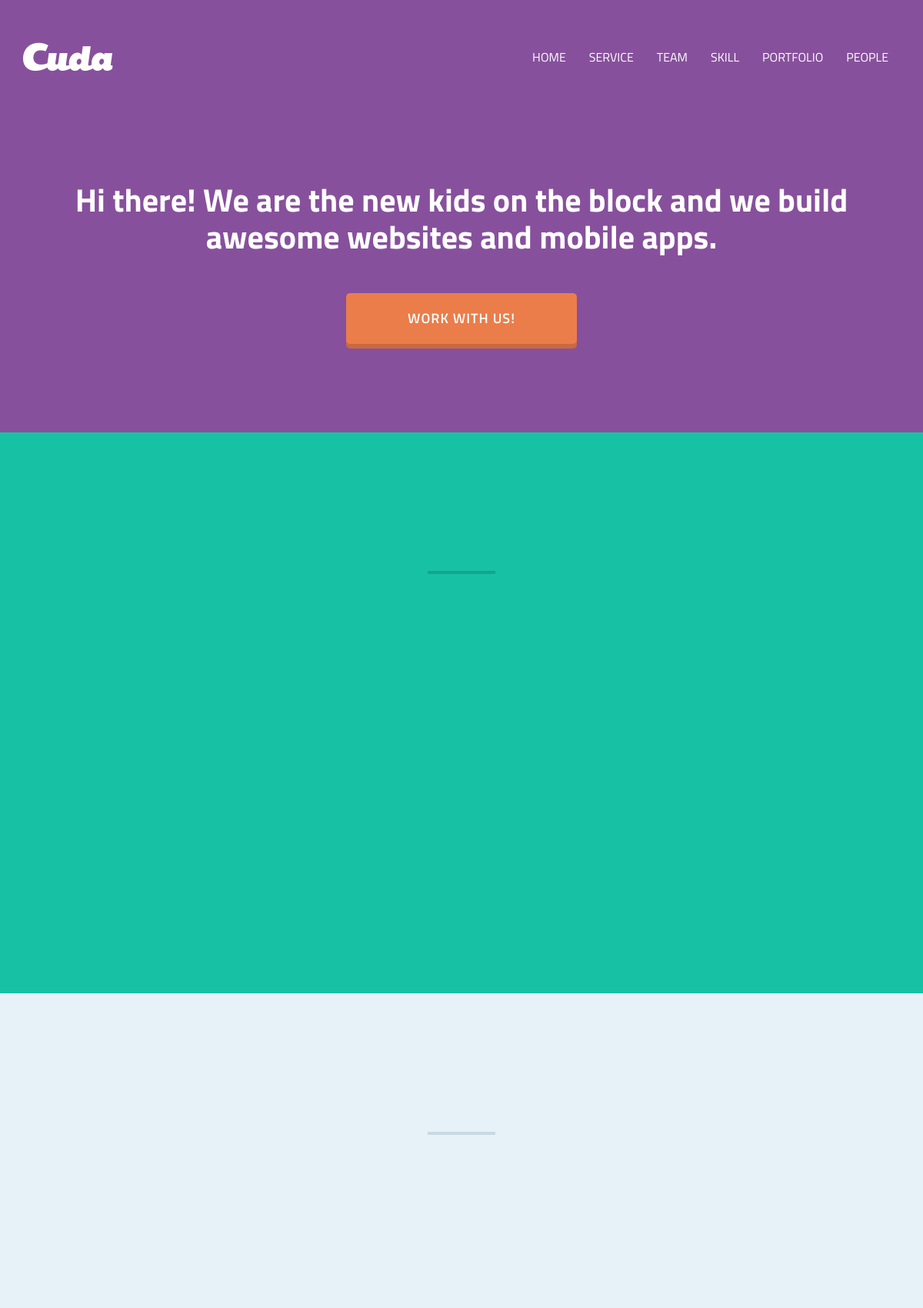
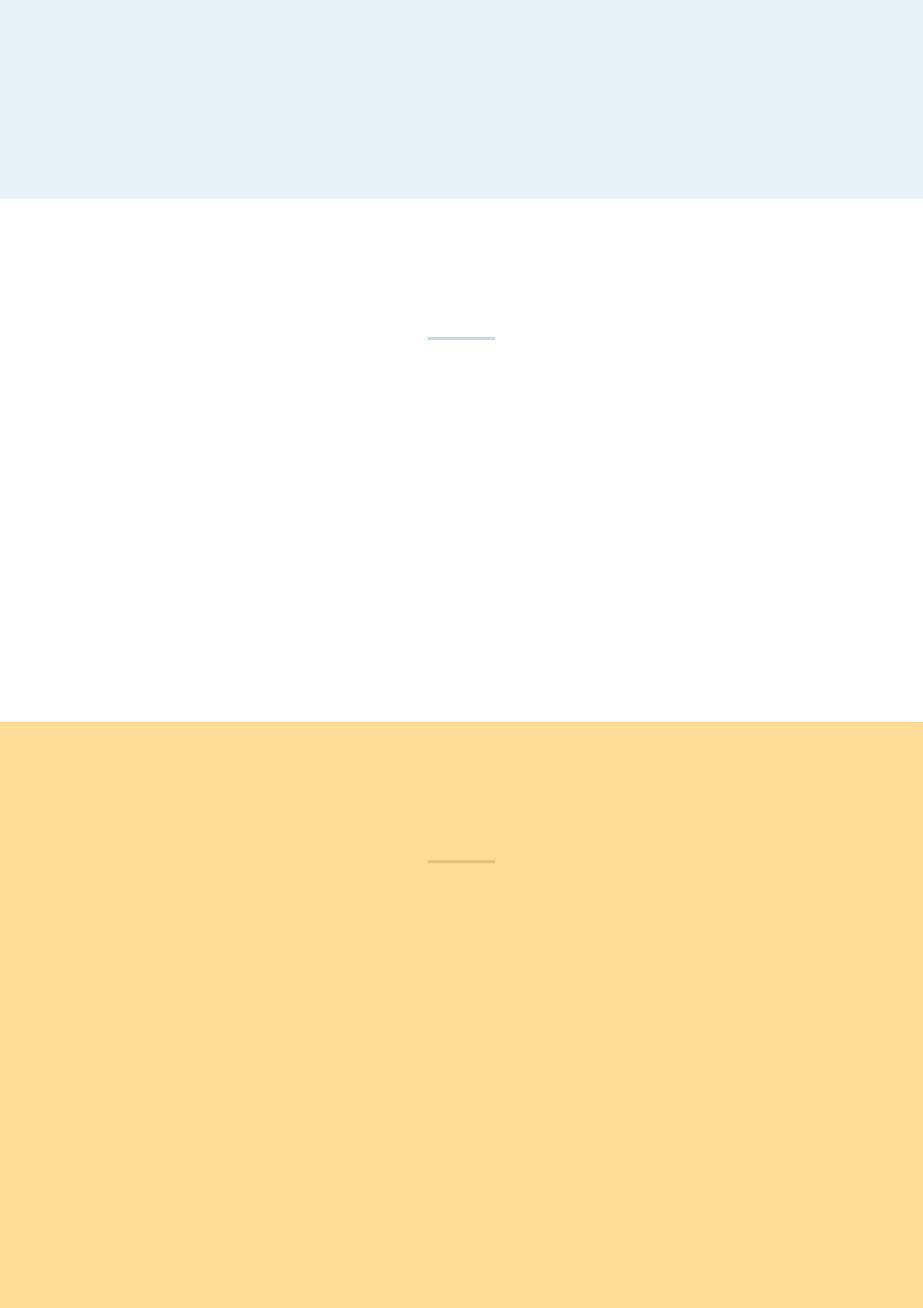
The page / (upper part) on the database its author committed (2 pictures, top to bottom).
### tables this page shows
CREATE TABLE `navbar` (
  `id` int(10) NOT NULL,
  `menu` varchar(50) NOT NULL
);

CREATE TABLE `home` (
  `id` int(10) NOT NULL,
  `title` varchar(200) NOT NULL
);

### index.php (the view, shortened to what this page needs)
<?php
    require 'admin/database.php';
?>
<!doctype html>
<html>
<head>
<link rel="stylesheet" type="text/css" href="css/bootstrap.css">
<link rel="stylesheet" type="text/css" href="css/style.css">
<link rel="stylesheet" type="text/css" href="css/font-awesome.css">
<link rel="stylesheet" type="text/css" href="css/portfolio.css">
<link rel="stylesheet" type="text/css" href="css/menu.css">
<link rel="stylesheet" type="text/css" href="css/animate.css">
<link rel="stylesheet" type="text/css" href="css/responsive.css">
</head>
<body>
 <?php
    $navbar = "SELECT * FROM navbar";
    $navbar_query = mysqli_query($connect, $navbar);
 ?>
<div id="home">
<header>
	<div class="container">
    	<div class="row">
        	<div class="col-lg-12 col-md-12 col-sm-12">
        	<h1 class="logo"><a href="#home">Cuda</a></h1>
            <nav  class="nav-collapse">
            	<ul>
                <?php foreach($navbar_query as $value) {?>
                	<li class="menu-item"><a href="#<?= $value['menu'] ?>"><?= $value['menu'] ?></a></li>
                <?php } ?>
                </ul>
            </nav>
          </div>
       </div>
     </div>
</header>
</div>
 <?php
    $home = "SELECT * FROM home";
    $home_q = mysqli_query($connect, $home);
    $value = mysqli_fetch_assoc($home_q)
 ?>
<section class="wrapper" id="banner">
	<div class="container">
        <div class="row">
        	<div class="col-lg-12 col-md-12 col-sm-12">
        	<p  class="os-animation" data-os-animation="fadeIn" data-os-animation-delay="0.5s"><?= $value['title'] ?></p>
					<a href="#" class="os-animation btn btn-2 btn-2a" data-os-animation="zoomIn" data-os-animation-delay="0.5s">WORK WITH US!</a>
             </div>
        </div>
    </div>
</section>
<section class="wrapper" id="service">
	<div class="container">
    	<div class="row">
            <div class="col-lg-12 col-md-12 col-sm-12">
                <div class="bottomline"></div>
            </div>
        </div>
 <?php
    $services_content = "SELECT * FROM services_content";
    $services_content_query = mysqli_query($connect, $services_content);
 ?>
        <div class="row">
                    <?php foreach($services_content_query as $value) {?>
        	<div class="col-lg-3 col-md-3 col-sm-3">
            </div>
                    <?php } ?>
        </div>
    </div>
</section>
<section class="wrapper" id="team">
	<div class="container">
    	<div class="row">
        	<div class="col-lg-12 col-md-12 col-sm-12">
                <div class="bottomline"></div>
            </div>
        </div>
        <div class="row">
 <?php
    $team_content = "SELECT * FROM team_content";
    $team_content_q = mysqli_query($connect, $team_content);
 ?>
<?php foreach($team_content_q as $value) {?>
        <div class="col-lg-3 col-md-3 col-sm-3">
         </div>
<?php } ?>
        </div>
    </div>
</section>
 <?php
    $skills_content = "SELECT * FROM skills_content";
    $skills_content_q = mysqli_query($connect, $skills_content);
 ?>
<section class="wrapper" id="skill">
	<div class="container">
    	<div class="row">
        	<div class="col-lg-12 col-md-12 col-sm-12">
                <div class="bottomline"></div>
            </div>
        </div>
        <div class="row">
                            <?php foreach($skills_content_q as $value) { ?>
        				<div class="col-lg-3 col-md-3 col-sm-3">
                        </div>
                                    <?php } ?>
        </div>
    </div>
</section>
<section class="wrapper" id="portfolio">
	<div class="container">
    	<div class="row">
        	<div class="col-lg-12 col-md-12 col-sm-12">
                <div class="bottomline"></div>
            </div>
        </div>
        <div class="row clearfix">
       		<div class="col-lg-12 col-md-12 col-sm-12">
        	</div>
         </div>
         <div class="row">
         	<div class="col-lg-12 col-md-12 col-sm-12">
        </div>
     </div>
  </div>
</section>
</body>
</html>

### css/style.css (style rules this page uses)
html, body, div, span, applet, object, iframe, h1, h2, h3, h4, h5, h6, p, blockquote, pre, a, abbr, acronym, address, big, cite, code, del, dfn, em, img, ins, kbd, q, s, samp, small, strike, strong, sub, sup, tt, var, b, u, i, center, dl, dt, dd, ol, ul, li, fieldset, form, label, legend, table, caption, tbody, tfoot, thead, tr, th, td, article, aside, canvas, details, embed, figure, figcaption, footer, header, hgroup, menu, nav, output, ruby, section, summary, time, mark, audio, video { margin: 0; padding: 0; border: 0; font-size: 100%; font: inherit; vertical-align: baseline; }
article, aside, details, figcaption, figure, footer, header, hgroup, menu, nav, section { display: block; }
body { line-height: 1; }
ol, ul { list-style: none; }
.clearfix:after { visibility: hidden; display: block; font-size: 0; content: " "; clear: both; height: 0; }
.clearfix { display: inline-block; }
.clearfix { display: block; }
html { width: 100%; height: 100%; }
* { padding: 0; margin: 0; outline: 0 none; }
body { font-family: 'Titillium Web',Arial, sans-serif; font-weight: 400; color: #3c4761; line-height: 16px; font-size: 24px; -webkit-font-smoothing: antialiased; }
a { color: #507cbe; text-decoration: none; }
.wrapper { position: relative; width: 100%; display: block; clear: both; }
h1, h2, h3, h4, h5 { font-size:24px; line-height:125%; color:#3c4761; }
header { padding:55px 0 5px; background-color:#87509c; color:#ffffff; position:fixed; width:100%; left:0; top:0; z-index:999; }
header { // set animation -webkit-transition: all 0.4s ease; transition: all 0.4s ease; }
header .logo { float:left; }
header .logo a { background:url(../images/logo.png) no-repeat 0 0; height:37px; width:117px; display:block; text-indent:-999em; }
header nav { float:right; }
header nav ul li { display:inline-block; }
header nav ul li a { font-size:16px; line-height:18px; text-transform:uppercase; padding:10px 15px; display:block; color:#ffffff; }
#banner { padding:105px 0 140px; background-color:#87509c; color:#ffffff; }
#banner p { font-size:42px; line-height:48px; font-weight:700; text-align:center; padding:125px 0 50px; margin:0 100px; }
.btn { border: none; font-family: inherit; font-size: 18px; line-height:26px; background: none; cursor: pointer; padding: 20px 80px; display: inline-block; text-transform: uppercase; letter-spacing: 1px; font-weight: 600; outline: none; position: relative; -webkit-transition: all 0.3s; -moz-transition: all 0.3s; transition: all 0.3s; text-align:center; width:300px; margin:0 auto; display:block; }
.btn:after { content: ''; position: absolute; z-index: -1; -webkit-transition: all 0.3s; -moz-transition: all 0.3s; transition: all 0.3s; }
.btn-2 { background: #eb7d4b; color: #fff; box-shadow: 0 6px #c86a40; -webkit-transition: none; -moz-transition: none; transition: none; }
.btn-2a { border-radius: 5px; }
#service { padding:100px 0 120px; background:#17c2a4; }
#service .bottomline { height:4px; width:88px; background:#14a58c; display:block; margin:0 auto; }
#team { padding:100px 0 115px; background:#e7f1f8; text-align: center; }
#team .bottomline { height:4px; width:88px; background:#c8d9e5; display:block; margin:0 auto; }
#skill { padding:100px 0 115px; text-align: center; }
#skill .bottomline { height:4px; width:88px; background:#c8d9e5; display:block; margin:0 auto; }
#portfolio { padding:100px 0 115px; text-align: center; background:#ffdd99; }
#portfolio .bottomline { height:4px; width:88px; background:#e5c37f; display:block; margin:0 auto; }
.os-animation { opacity: 0; }
.os-animation.animated { opacity: 1; }

### css/portfolio.css (style rules this page uses)
a { color: #000; }

### css/menu.css (style rules this page uses)
.nav-collapse ul { margin: 0; padding: 0; width: 100%; display: block; list-style: none; }
.nav-collapse li { width: 100%; display: block; }
.js .nav-collapse { clip: rect(0 0 0 0); max-height: 0; position: absolute; display: block; overflow: hidden; zoom: 1; }
@media screen and (min-width: 767px) { .js .nav-collapse { position: relative; } }
@media screen and (min-width: 767px) { .js .nav-collapse.closed { max-height: none; } }
.nav-collapse, .nav-collapse * { -webkit-box-sizing: border-box; -moz-box-sizing: border-box; box-sizing: border-box; }
.nav-collapse, .nav-collapse ul { list-style: none; width: 100%; float: left; }
@media screen and (min-width: 767px) { .nav-collapse { float: right; width: auto; } }
.nav-collapse li { float: left; width: 100%; }
@media screen and (min-width: 767px) { .nav-collapse li { width: auto; } }

### rows shown on the page
navbar: menu "HOME"
navbar: menu "SERVICE"
navbar: menu "TEAM"
navbar: menu "SKILL"
navbar: menu "PORTFOLIO"
navbar: menu "PEOPLE"
home: title "Hi there! We are the new kids on the block and we build awesome websites and mobile apps."
